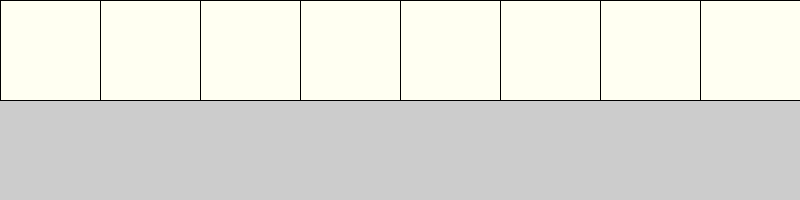
Frame 1 (no input)
Frame 60 (the mouse pressed at the canvas centre just before this capture): identical to frame 1, image omitted
Frame 120 (the mouse held since frame 60 and released just before this capture): identical to frame 1, image omitted

The Processing sketch that drew this single still picture (run headless with seeded random() and noise(); from frame 60 on, the mouse is pressed at the canvas centre):

// Processing sketch: week04_2
// ── week04_2.pde
//week04-2好玩的程式設計processing for(迴圈)+if(判斷)
//ctrl-n可開新的視窗
void setup(){
  size(800,200);//視窗大小800*200
}
void draw(){
  for(int x=0;x<800;x+=100){//for(迴圈)
  //Tool-色彩選擇器，可以選擇你要的顏色
  //下面的if是判斷mouse的X座標是夾在x....x+100中間
    if(x<mouseX&&mouseX<x+100)fill(#FF8F05);//設定橘色
    else fill(#FFFFF2);//否則設定填充淡黃色
    rect(x,0,100,100);
  }
}
